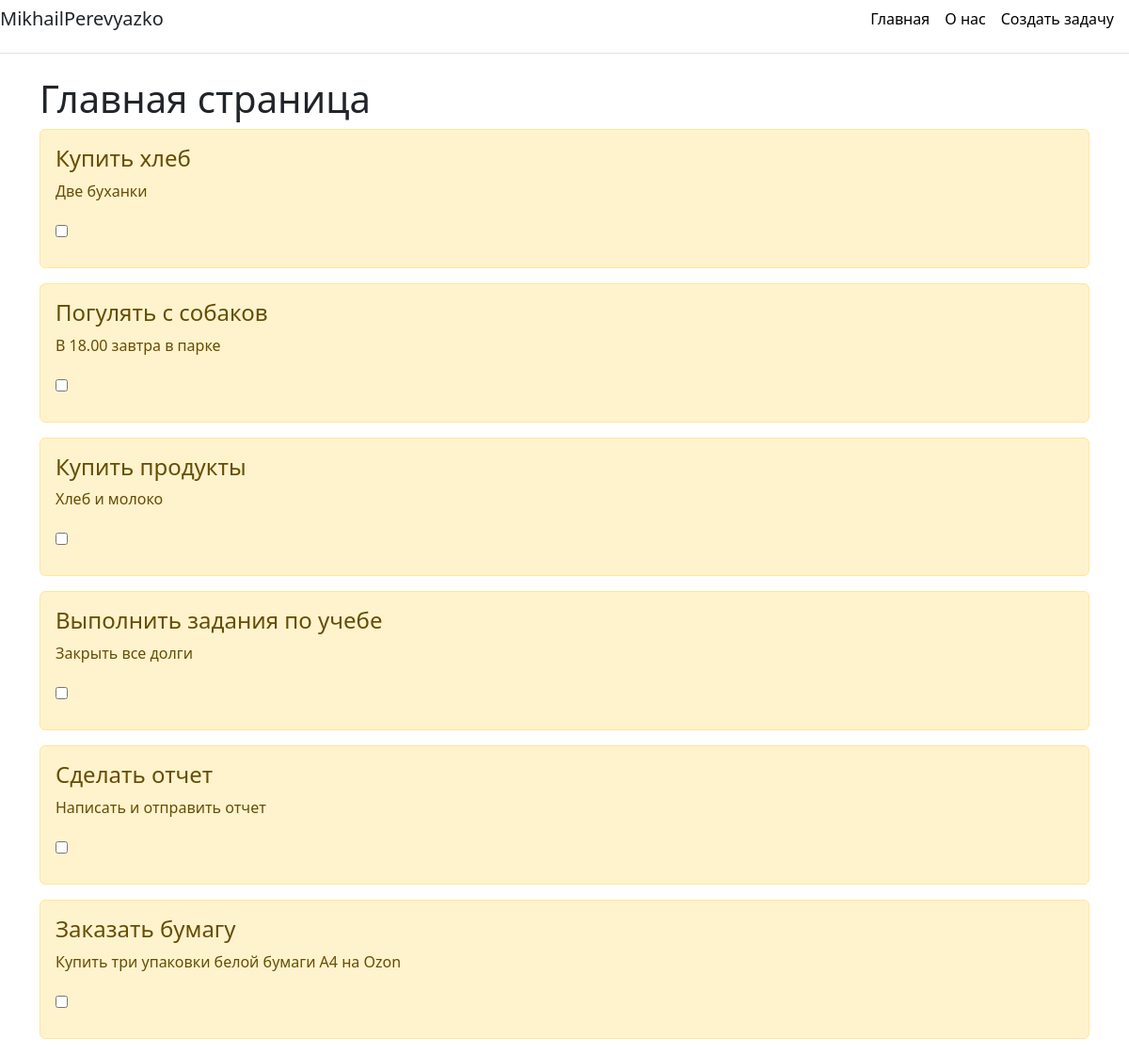
The page / on the database its author committed.
### main/models.py (models this page shows, shortened)
class Task(models.Model):
    title = models.CharField('Название', max_length = 50)
    task = models.TextField('Описание')
    class Meta:
        verbose_name = 'Задача'
        verbose_name_plural = 'Задачи'

### main/views.py (the view)
def index(request):
    tasks = Task.objects.order_by('-id')
    return render(request, 'main/index.html', {'title': 'Главная страница сайта', 'tasks': tasks})

### main/templates/main/index.html (shortened to what this page needs)
{% extends 'main/base.html'%}
{% block content %}
    <h1>Главная страница</h1>
    {% if tasks %}
        {% for task in tasks %}
            <div class="alert alert-warning mt-2">
                <h4>{{ task.title }}</h4>
                <p>{{ task.task }}</p>
                <input type="checkbox" class="alert alert-warning mt-2">
            </div>
        {% endfor %}
    {% else %}
        <p>Задач нет</p>
    {% endif %}
{% endblock %}

### main/templates/main/base.html (shortened to what this page needs)
<!doctype html>
<html lang="ru">
    <head>
        <link rel="stylesheet" href="https://cdn.jsdelivr.net/npm/bootstrap@5.3.3/dist/css/bootstrap.min.css">
    </head>
    <body>
        <div class="d-flex flex-column flex-md-row align-items-center pb-3 mb-4 border-bottom">
            <h5 class="my-0 mr-md-auto font-weight-normal">MikhailPerevyazko</h5>
            <nav class="d-inline-flex mt-2 mt-md-0 ms-md-auto">
              <a class="me-3 py-2 link-body-emphasis text-decoration-none" href="{% url 'home' %}">Главная</a>
              <a class="me-3 py-2 link-body-emphasis text-decoration-none" href="{% url 'about' %}">О нас</a>
              <a class="me-3 py-2 link-body-emphasis text-decoration-none" href="{% url 'create' %}">Создать задачу</a>
            </nav>
        </div>
        <div class="container">
            {% block content %}{% endblock %}
        </div>
    </body>
</html>

### rows shown on the page
Task: title "Купить хлеб", task "Две буханки"
Task: title "Погулять с собаков", task "В 18.00 завтра в парке"
Task: title "Купить продукты", task "Хлеб и молоко"
Task: title "Выполнить задания по учебе", task "Закрыть все долги"
Task: title "Сделать отчет", task "Написать и отправить отчет"
Task: title "Заказать бумагу", task "Купить три упаковки белой бумаги А4 на Ozon"
